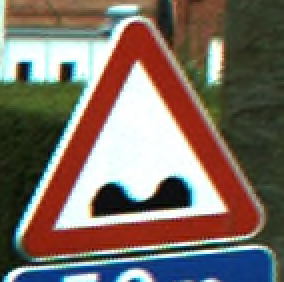
#> input picture K-means/Training/0/01153_00000.ppm, 142 x 141 px (shown 2 times larger); its folder holds only this picture in this run
$ python kmeans.py
#> lines starting #> are read from the running program, lines starting #| are printed output that depends on the picture
import os
from PIL import Image
import numpy as np
from sklearn.metrics import adjusted_rand_score
from collections import Counter
import pandas as pd
import seaborn as sns
from sklearn.decomposition import PCA
from sklearn.preprocessing import StandardScaler
from sklearn.model_selection import train_test_split
from sklearn.metrics import accuracy_score, confusion_matrix, roc_curve, auc, roc_auc_score
import matplotlib.pyplot as plt
from sklearn.cluster import KMeans

#import trainning files
root_directory = 'Training'
classes = [class_label for class_label in os.listdir(root_directory)
           if os.path.isdir(os.path.join(root_directory, class_label))][:3]

images = []
labels = []

for class_label in classes:
    class_path = os.path.join(root_directory, class_label)

    if not os.path.isdir(class_path):
        print(f"Skipped non-directory: {class_path}")
        continue

    for image_file in os.listdir(class_path):
        image_path = os.path.join(class_path, image_file)

        if image_file.lower().endswith(('.ppm', '.png', '.jpg', '.jpeg', '.gif')):
           image=Image.open(image_path)
#> image is the input picture: PIL image 142x141 RGB; mean R, G, B 123.7, 110.6, 100.8
           image=image.resize((30,30))
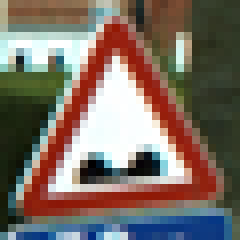
#> image: PIL image 30x30 RGB (shown 8 times larger); mean R, G, B 123.6, 110.2, 100.5
           image=np.array(image)
           flattened_image = image.flatten()
#> flattened_image = 2700 values, max 255 at index 454, min 0 at index 1834, mean 111.4
           normalized_image = flattened_image / 255.0
#> normalized_image = 2700 values, max 1 at index 454, min 0 at index 1834, mean 0.437
           images.append(normalized_image)
           labels.append(class_label)
#> pass 2 of the loop `for class_label in classes:`:
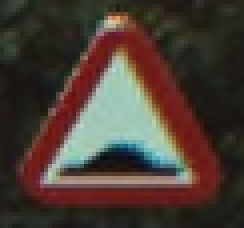
#> input picture K-means/Training/1/00025_00000.ppm, 61 x 57 px (shown 4 times larger)
#> image is the input picture: PIL image 61x57 RGB; mean R, G, B 74.4, 60.6, 52.5
#> `image=image.resize((30,30))`:
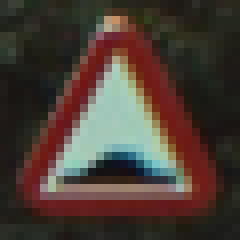
#> image: PIL image 30x30 RGB (shown 8 times larger); mean R, G, B 74.5, 60.6, 52.6
#> flattened_image = 2700 values, max 208 at index 1825, min 12 at index 1517, mean 62.53
#> normalized_image = 2700 values, max 0.816 at index 1825, min 0.0471 at index 1517, mean 0.245


normalized__images=images
#> normalized__images = 2 items
labels=np.array(labels)


#import test files
test_images_nor=[]
test_path='Testing'
#> (the run stopped early here; a loop or call above may not have finished)
